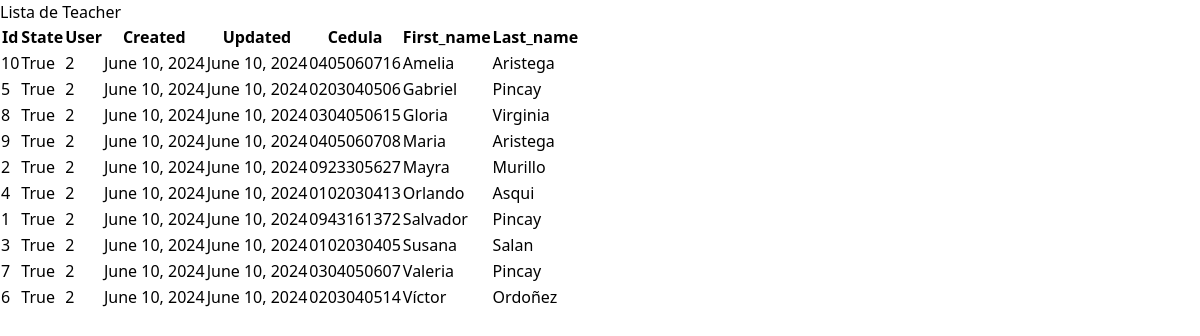
The page /lista/Teacher/ on the database its author committed.
### core/models.py (models this page shows, shortened)
class GeneralDelete(models.Model):
    state = models.BooleanField(default=True)
    user = models.ForeignKey(User, on_delete=models.CASCADE)
    created = models.DateField(auto_now_add=True)
    updated = models.DateField(auto_now=True)
    objects = models.Manager()
    active_objects = ActiveManager()
    def get_fields(self):
        return [(field.name, field.value_from_object(self)) for field in self._meta.fields]
    class Meta:
        abstract = True

class Teacher(GeneralDelete):
    cedula = models.CharField(max_length=10, unique=True, validators=[valida_cedula])
    first_name = models.CharField(max_length=50)
    last_name = models.CharField(max_length=50)
    objects = models.Manager()
    active_teachers = ActiveManager()
    class Meta:
        ordering = ["first_name"]
        verbose_name = "Teacher"
        verbose_name_plural = "Teachers"

### core/views.py (the view)
# urls.py: path('lista/<str:modelo>/', ListaObjetosView.as_view(), name='lista_objetos'),
class ListaObjetosView(ListView):
    template_name = 'lista_objetos.html'  # Ruta por defecto al template HTML
    context_object_name = 'objetos'  # Nombre del contexto en el template
    def get_queryset(self):
        modelo_nombre = self.kwargs['modelo']
        try:
            Modelo = apps.get_model('core', modelo_nombre)
        except LookupError:
            raise Http404(f"Modelo '{modelo_nombre}' no encontrado.")
        return Modelo.objects.all()
    def get_context_data(self, **kwargs):
        context = super().get_context_data(**kwargs)
        context['modelo'] = self.kwargs['modelo']
        return context

### template/lista_objetos.html (shortened to what this page needs)
<!DOCTYPE html>
<html lang="es">
<head>
    {% load static %}
    <link href="{% static 'css/styles.css' %}" rel="stylesheet">
</head>
<body class="bg-gray-100">
    <div class="container mx-auto px-4 py-8">
        <h1 class="text-2xl font-bold mb-4">Lista de {{ modelo }}</h1>
        <div class="overflow-x-auto">
            <table class="table-auto min-w-full bg-white border border-gray-200 shadow-lg rounded-lg">
                <thead class="bg-gray-200">
                    <tr>
                        {% for name, _ in objetos.0.get_fields %}
                        <th class="px-6 py-3 border-b-2 border-gray-300 text-left text-xs leading-4 font-medium text-gray-700 uppercase tracking-wider">{{ name|capfirst }}</th>
                        {% endfor %}
                    </tr>
                </thead>
                <tbody class="divide-y divide-gray-200">
                    {% for objeto in objetos %}
                    <tr class="hover:bg-gray-50">
                        {% for name, value in objeto.get_fields %}
                        <td class="px-6 py-4 whitespace-no-wrap">{{ value }}</td>
                        {% endfor %}
                    </tr>
                    {% empty %}
                    <tr>
                        <td colspan="{{ objetos.0.get_fields|length }}" class="px-6 py-4 text-center text-sm leading-5 text-gray-500">No hay {{ modelo }} disponibles.</td>
                    </tr>
                    {% endfor %}
                </tbody>
            </table>
        </div>
    </div>
</body>
</html>

### static/css/styles.css (style rules this page uses)
html, :host { line-height: 1.5; -webkit-text-size-adjust: 100%; -moz-tab-size: 4; -o-tab-size: 4; tab-size: 4; font-family: ui-sans-serif, system-ui, sans-serif, "Apple Color Emoji", "Segoe UI Emoji", "Segoe UI Symbol", "Noto Color Emoji"; font-feature-settings: normal; font-variation-settings: normal; -webkit-tap-highlight-color: transparent; }
body { margin: 0; line-height: inherit; }
h1, h2, h3, h4, h5, h6 { font-size: inherit; font-weight: inherit; }
table { text-indent: 0; border-color: inherit; border-collapse: collapse; }
blockquote, dl, dd, h1, h2, h3, h4, h5, h6, hr, figure, p, pre { margin: 0; }

### rows shown on the page
Teacher: get_fields "10" "True" "2" "June 10, 2024" "June 10, 2024" "0405060716" "Amelia" "Aristega"
Teacher: get_fields "5" "True" "2" "June 10, 2024" "June 10, 2024" "0203040506" "Gabriel" "Pincay"
Teacher: get_fields "8" "True" "2" "June 10, 2024" "June 10, 2024" "0304050615" "Gloria" "Virginia"
Teacher: get_fields "9" "True" "2" "June 10, 2024" "June 10, 2024" "0405060708" "Maria" "Aristega"
Teacher: get_fields "2" "True" "2" "June 10, 2024" "June 10, 2024" "0923305627" "Mayra" "Murillo"
Teacher: get_fields "4" "True" "2" "June 10, 2024" "June 10, 2024" "0102030413" "Orlando" "Asqui"
Teacher: get_fields "1" "True" "2" "June 10, 2024" "June 10, 2024" "0943161372" "Salvador" "Pincay"
Teacher: get_fields "3" "True" "2" "June 10, 2024" "June 10, 2024" "0102030405" "Susana" "Salan"
Teacher: get_fields "7" "True" "2" "June 10, 2024" "June 10, 2024" "0304050607" "Valeria" "Pincay"
Teacher: get_fields "6" "True" "2" "June 10, 2024" "June 10, 2024" "0203040514" "Víctor" "Ordoñez"

### other values the page prints
{{ modelo }} "Teacher"
{{ name|capfirst }} "Id" "State" "User" "Created" "Updated" "Cedula" "First_name" "Last_name"
